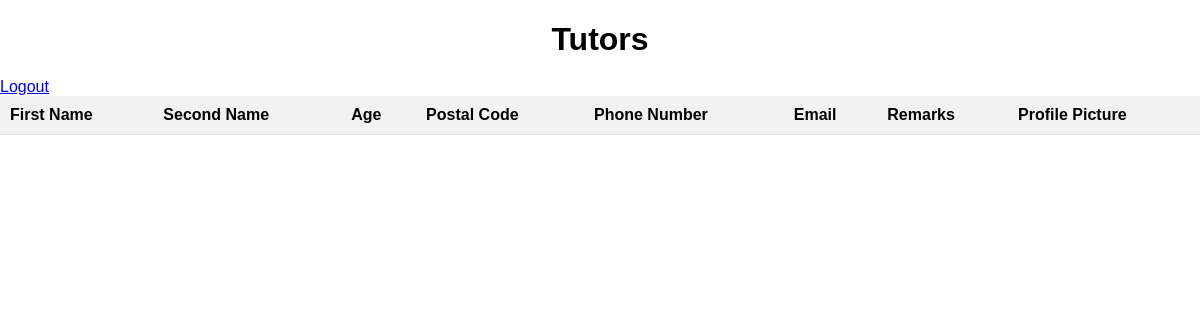
The page /tutors/view/ on the database as committed earlier.
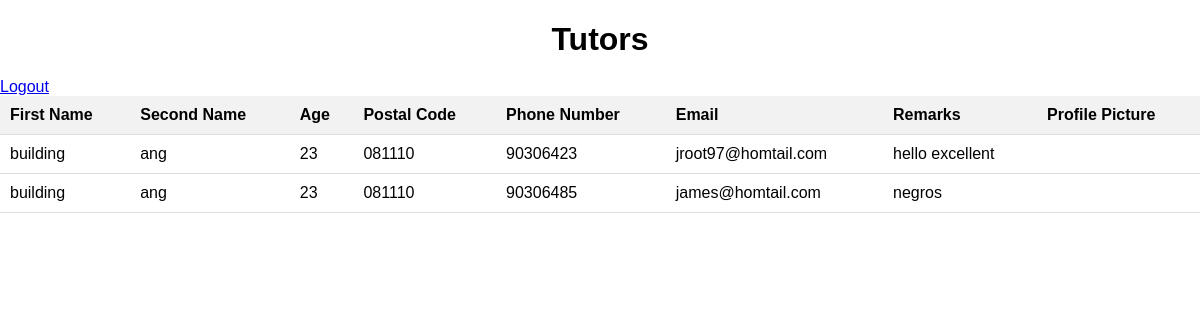
The same page on the database as committed later.
### tutors/models.py (models this page shows)
class Tutors(models.Model):
    first_name = models.CharField(max_length=100)
    last_name = models.CharField(max_length=100)
    age = models.PositiveIntegerField()
    gender = models.CharField(max_length=10)
    postal_code = models.CharField(max_length=10)
    phone_number = models.CharField(max_length=50, unique=True)
    email = models.EmailField(max_length=100, unique=True)
    remarks = models.TextField()
    bio = models.TextField()
    current_occupation = models.CharField(max_length=200)
    created_date = models.DateTimeField(auto_now_add=True)
    resume = models.FileField(upload_to='resumes/')
    certificate = models.FileField(upload_to='certificates/')
    profile_picture = models.ImageField(upload_to='profile_picture/')

### tutors/views.py (the view)
# urls.py: path("view/", views.tutor_list, name="tutor-view"),
def tutor_list(request):
    tutors = Tutors.objects.all()
    return render(request, 'tutors/tutors-list.html', {'tutors': tutors})

### tutors/templates/tutors/tutors-list.html (shortened to what this page needs)
<!DOCTYPE html>
<html lang="en">
  <head>
  </head>
  <body>
    <h1>Tutors</h1>
    <a href="{% url 'logout' %}">Logout</a>
    <table>
      <thead>
        <tr>
          <th>First Name</th>
          <th>Second Name</th>
          <th>Age</th>
          <th>Postal Code</th>
          <th>Phone Number</th>
          <th>Email</th>
          <th>Remarks</th>
          <th>Profile Picture</th>
        </tr>
      </thead>
      <tbody>
        {% for tutor in tutors %}
        <tr>
          <td>{{ tutor.first_name }}</td>
          <td>{{ tutor.last_name }}</td>
          <td>{{ tutor.age }}</td>
          <td>{{ tutor.postal_code }}</td>
          <td>{{ tutor.phone_number }}</td>
          <td>{{ tutor.email }}</td>
          <td>{{ tutor.remarks }}</td>
          <td>
          </td>
        </tr>
        {% endfor %}
      </tbody>
    </table>
  </body>
</html>

### tutors/templates/tutors/tutors-list.html (style rules this page uses)
body { font-family: Arial, sans-serif; margin: 0; padding: 0; }
h1 { text-align: center; margin-bottom: 20px; }
table { width: 100%; border-collapse: collapse; }
th, td { padding: 10px; text-align: left; border-bottom: 1px solid #ddd; }
th { background-color: #f2f2f2; font-weight: bold; }

Rows that differ between the two databases and show on the page:
added Tutors: first_name "building", last_name "ang", age "23", postal_code "081110", phone_number "90306423", email "jroot97@homtail.com", remarks "hello excellent"
added Tutors: first_name "building", last_name "ang", age "23", postal_code "081110", phone_number "90306485", email "james@homtail.com", remarks "negros"
